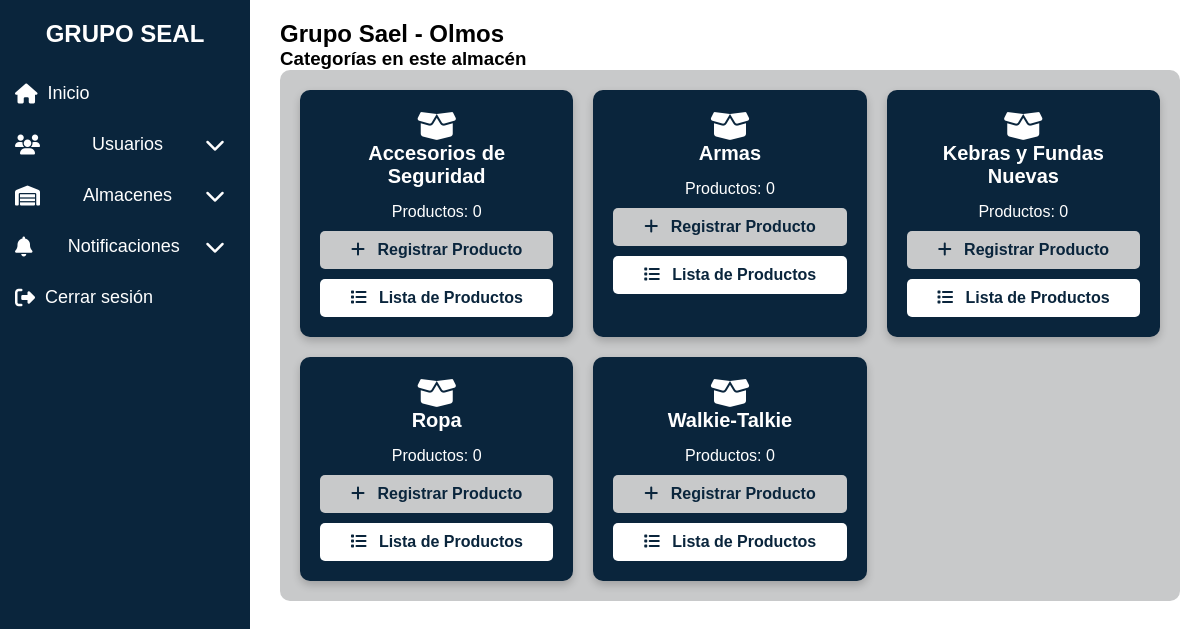
Screenshot of /almacenes/ver-almacen.php?id=4 (signed in) with the database file from the repository.
### tables this page shows
CREATE TABLE `almacenes` (
  `id` int(11) NOT NULL,
  `nombre` varchar(100) NOT NULL,
  `ubicacion` varchar(255) NOT NULL
);

CREATE TABLE `categorias` (
  `id` int(11) NOT NULL,
  `nombre` varchar(100) NOT NULL
);

### almacenes/ver-almacen.php (the view, shortened to what this page needs)
<?php
$usuario_rol = isset($_SESSION["user_role"]) ? $_SESSION["user_role"] : "usuario";
require_once "../config/database.php";
$almacen_id = $_GET['id'];
$sql = "SELECT * FROM almacenes WHERE id = ?";
$stmt = $conn->prepare($sql);
$stmt->bind_param("i", $almacen_id);
$stmt->execute();
$result = $stmt->get_result();
$almacen = $result->fetch_assoc();
$sql_categorias = "SELECT c.id, c.nombre,
                   (SELECT COUNT(*) FROM productos p WHERE p.categoria_id = c.id AND p.almacen_id = ?) AS total_productos
                   FROM categorias c";
$stmt_categorias = $conn->prepare($sql_categorias);
$stmt_categorias->bind_param("i", $almacen_id);
$stmt_categorias->execute();
$categorias = $stmt_categorias->get_result();
?>
<!DOCTYPE html>
<html lang="es">
<head>
    <link rel="stylesheet" href="../assets/css/styles-dashboard.css">
    <link rel="stylesheet" href="../assets/css/styles-almacenes.css">
    <link rel="stylesheet" href="../assets/css/styles-categorias.css">
    <link rel="stylesheet" href="../assets/css/styles-pendientes.css">
    <link rel="stylesheet" href="https://cdnjs.cloudflare.com/ajax/libs/font-awesome/6.4.2/css/all.min.css">
</head>
<body data-almacen-id="<?php echo $almacen_id; ?>">
<nav class="sidebar" id="sidebar">
    <h2>GRUPO SEAL</h2>
    <ul>
        <li><a href="../dashboard.php"><i class="fas fa-home"></i> Inicio</a></li>
        <?php if ($usuario_rol == 'admin'): ?>
        <li class="submenu-container">
            <a href="#" aria-label="Menú Usuarios">
                <i class="fas fa-users"></i> Usuarios <i class="fas fa-chevron-down"></i>
            </a>
        </li>
        <?php endif; ?>
        <li class="submenu-container">
            <a href="#" aria-label="Menú Almacenes">
                <i class="fas fa-warehouse"></i> Almacenes <i class="fas fa-chevron-down"></i>
            </a>
        </li>
        <li class="submenu-container">
            <a href="#" aria-label="Menú Notificaciones">
                <i class="fas fa-bell"></i> Notificaciones <i class="fas fa-chevron-down"></i>
            </a>
        </li>
        <li><a href="../logout.php"><i class="fas fa-sign-out-alt"></i> Cerrar sesión</a></li>
    </ul>
</nav>
<main class="content" id="main-content">
    <h2><?php echo htmlspecialchars($almacen['nombre']); ?></h2>
    <h3>Categorías en este almacén</h3>
    <div class="categorias-container">
        <?php if ($categorias->num_rows > 0): ?>
            <?php while ($categoria = $categorias->fetch_assoc()): ?>
                <div class="categoria-card">
                    <i class="fas fa-box-open fa-2x"></i>
                    <h4><?php echo htmlspecialchars($categoria['nombre']); ?></h4>
                    <p>Productos: <?php echo $categoria['total_productos']; ?></p>
                    <?php if ($usuario_rol == 'admin'): ?>
                    <button class="btn-registrar" onclick="location.href='../productos/registrar.php?almacen_id=<?php echo $almacen_id; ?>&categoria_id=<?php echo $categoria['id']; ?>'">
                        <i class="fas fa-plus"></i> Registrar Producto
                    </button>
                    <?php endif; ?>
                    <button class="btn-lista" onclick="location.href='../productos/listar.php?almacen_id=<?php echo $almacen_id; ?>&categoria_id=<?php echo $categoria['id']; ?>'">
                        <i class="fas fa-list"></i> Lista de Productos
                    </button>
                </div>
            <?php endwhile; ?>
        <?php else: ?>
            <p>No hay categorías registradas.</p>
        <?php endif; ?>
    </div>
</main>
</body>
</html>

### assets/css/styles-dashboard.css (style rules this page uses)
* { margin: 0; padding: 0; box-sizing: border-box; font-family: 'Poppins', sans-serif; }
body { background-color: #ffffff; }
.sidebar { width: 250px; height: 100vh; background: #0a253c; color: #ffffff; position: fixed; top: 0; left: 0; padding-top: 20px; transition: transform 0.3s ease-in-out; z-index: 999; }
.sidebar h2 { text-align: center; margin-bottom: 20px; }
.sidebar ul { list-style: none; padding: 0; }
.sidebar ul li { padding: 15px; }
.sidebar ul li a { text-decoration: none; color: #ffffff; font-size: 18px; display: flex; align-items: center; }
.sidebar ul li a i { margin-right: 10px; font-size: 20px; }
.content { margin-left: 260px; padding: 20px; transition: margin-left 0.3s ease-in-out; }
.submenu-container a { display: flex; justify-content: space-between; align-items: center; }

### assets/css/styles-categorias.css (style rules this page uses)
.categorias-container { display: grid; grid-template-columns: repeat(auto-fit, minmax(250px, 1fr)); gap: 20px; padding: 20px; background-color: #c8c9ca; border-radius: 10px; }
.categoria-card { background-color: #0a253c; color: #ffffff; padding: 20px; border-radius: 10px; text-align: center; box-shadow: 0px 4px 8px rgba(0, 0, 0, 0.2); transition: transform 0.3s ease-in-out, box-shadow 0.3s ease-in-out; }
.categoria-card h4 { margin-bottom: 15px; font-size: 20px; font-weight: bold; }
.categoria-card button { width: 100%; margin-top: 10px; padding: 10px; border: none; border-radius: 5px; font-size: 16px; font-weight: bold; cursor: pointer; transition: background-color 0.3s ease-in-out, transform 0.2s; }
.btn-registrar { background-color: #c8c9ca; color: #0a253c; }
.btn-lista { background-color: #ffffff; color: #0a253c; }
.categoria-card button i { margin-right: 8px; }

### rows the page displays
almacenes: nombre "Grupo Sael - Olmos"
categorias: nombre "Accesorios de Seguridad", total_productos "0"
categorias: nombre "Armas", total_productos "0"
categorias: nombre "Kebras y Fundas Nuevas", total_productos "0"
categorias: nombre "Ropa", total_productos "0"
categorias: nombre "Walkie-Talkie", total_productos "0"
